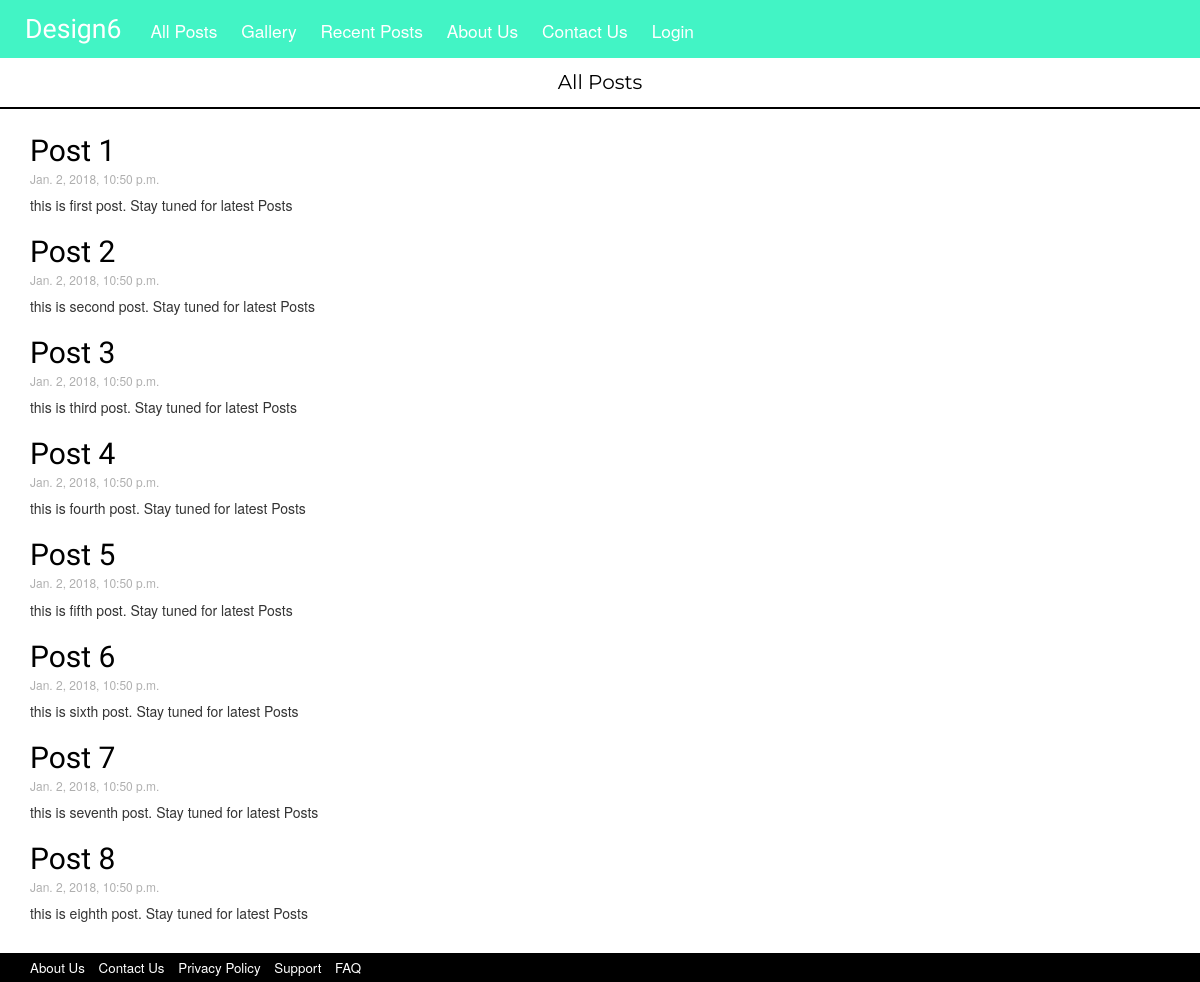
/posts/all/, run on an earlier commit of the app's database.
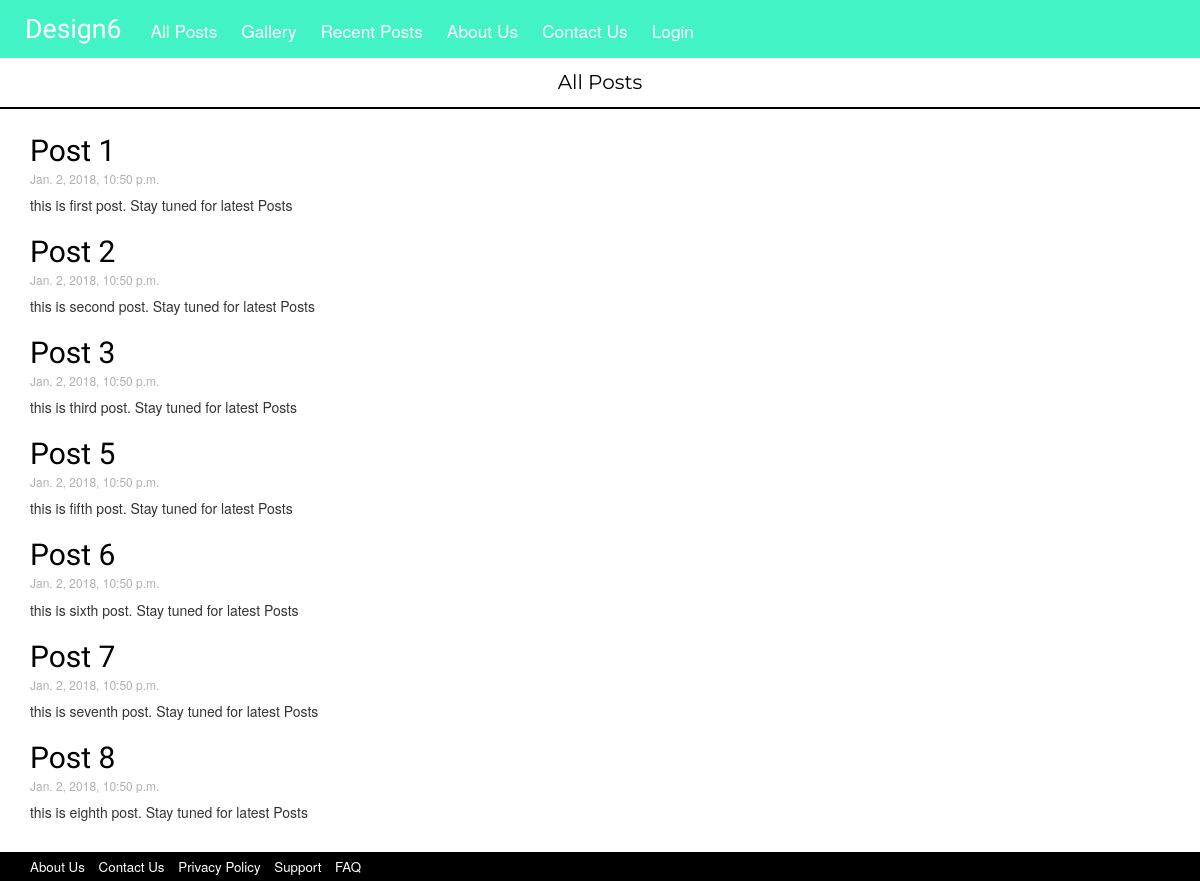
And on a later commit of the database.
### design6/models.py (models this page shows, shortened)
class Post(models.Model):
	author = models.ForeignKey('auth.User')
	title = models.CharField(max_length=200)
	text = models.TextField()
	created_date = models.DateTimeField(default=timezone.now)
	published_date = models.DateTimeField(default=timezone.now)

### design6/views.py (the view)
# urls.py: url(r'^posts/all/$', views.post_all, name='post_all'),
def post_all(request):
	posts = Post.objects.filter(published_date__lte=timezone.now()).order_by('published_date')
	return render(request, 'design6/post_all.html', {'posts' : posts})

### design6/templates/design6/post_all.html
{% extends 'design6/base.html' %}
{% block content %}
	<div class="container-fluid latest">
		<p>All Posts</p>
	</div>
	<div class="container-fluid">
		{% for post in posts %}
			<div class="container-fluid">
				<h2><a href="{% url 'post_detail' pk=post.pk %}">{{ post.title }}</a></h2>
				<h6 class="date">{{ post.published_date }}</h6>
				<div class="postText">
					<p>{{ post.text|truncatewords:40|linebreaks }}</p>
				</div>
			</div>
		{% endfor %}
	</div>
{% endblock %}

What changed in the data, as far as the page shows it:
removed Post: title "Post 4", published_date "Jan. 2, 2018, 10:50 p.m.", text "this is fourth post. Stay tuned for latest Posts"
